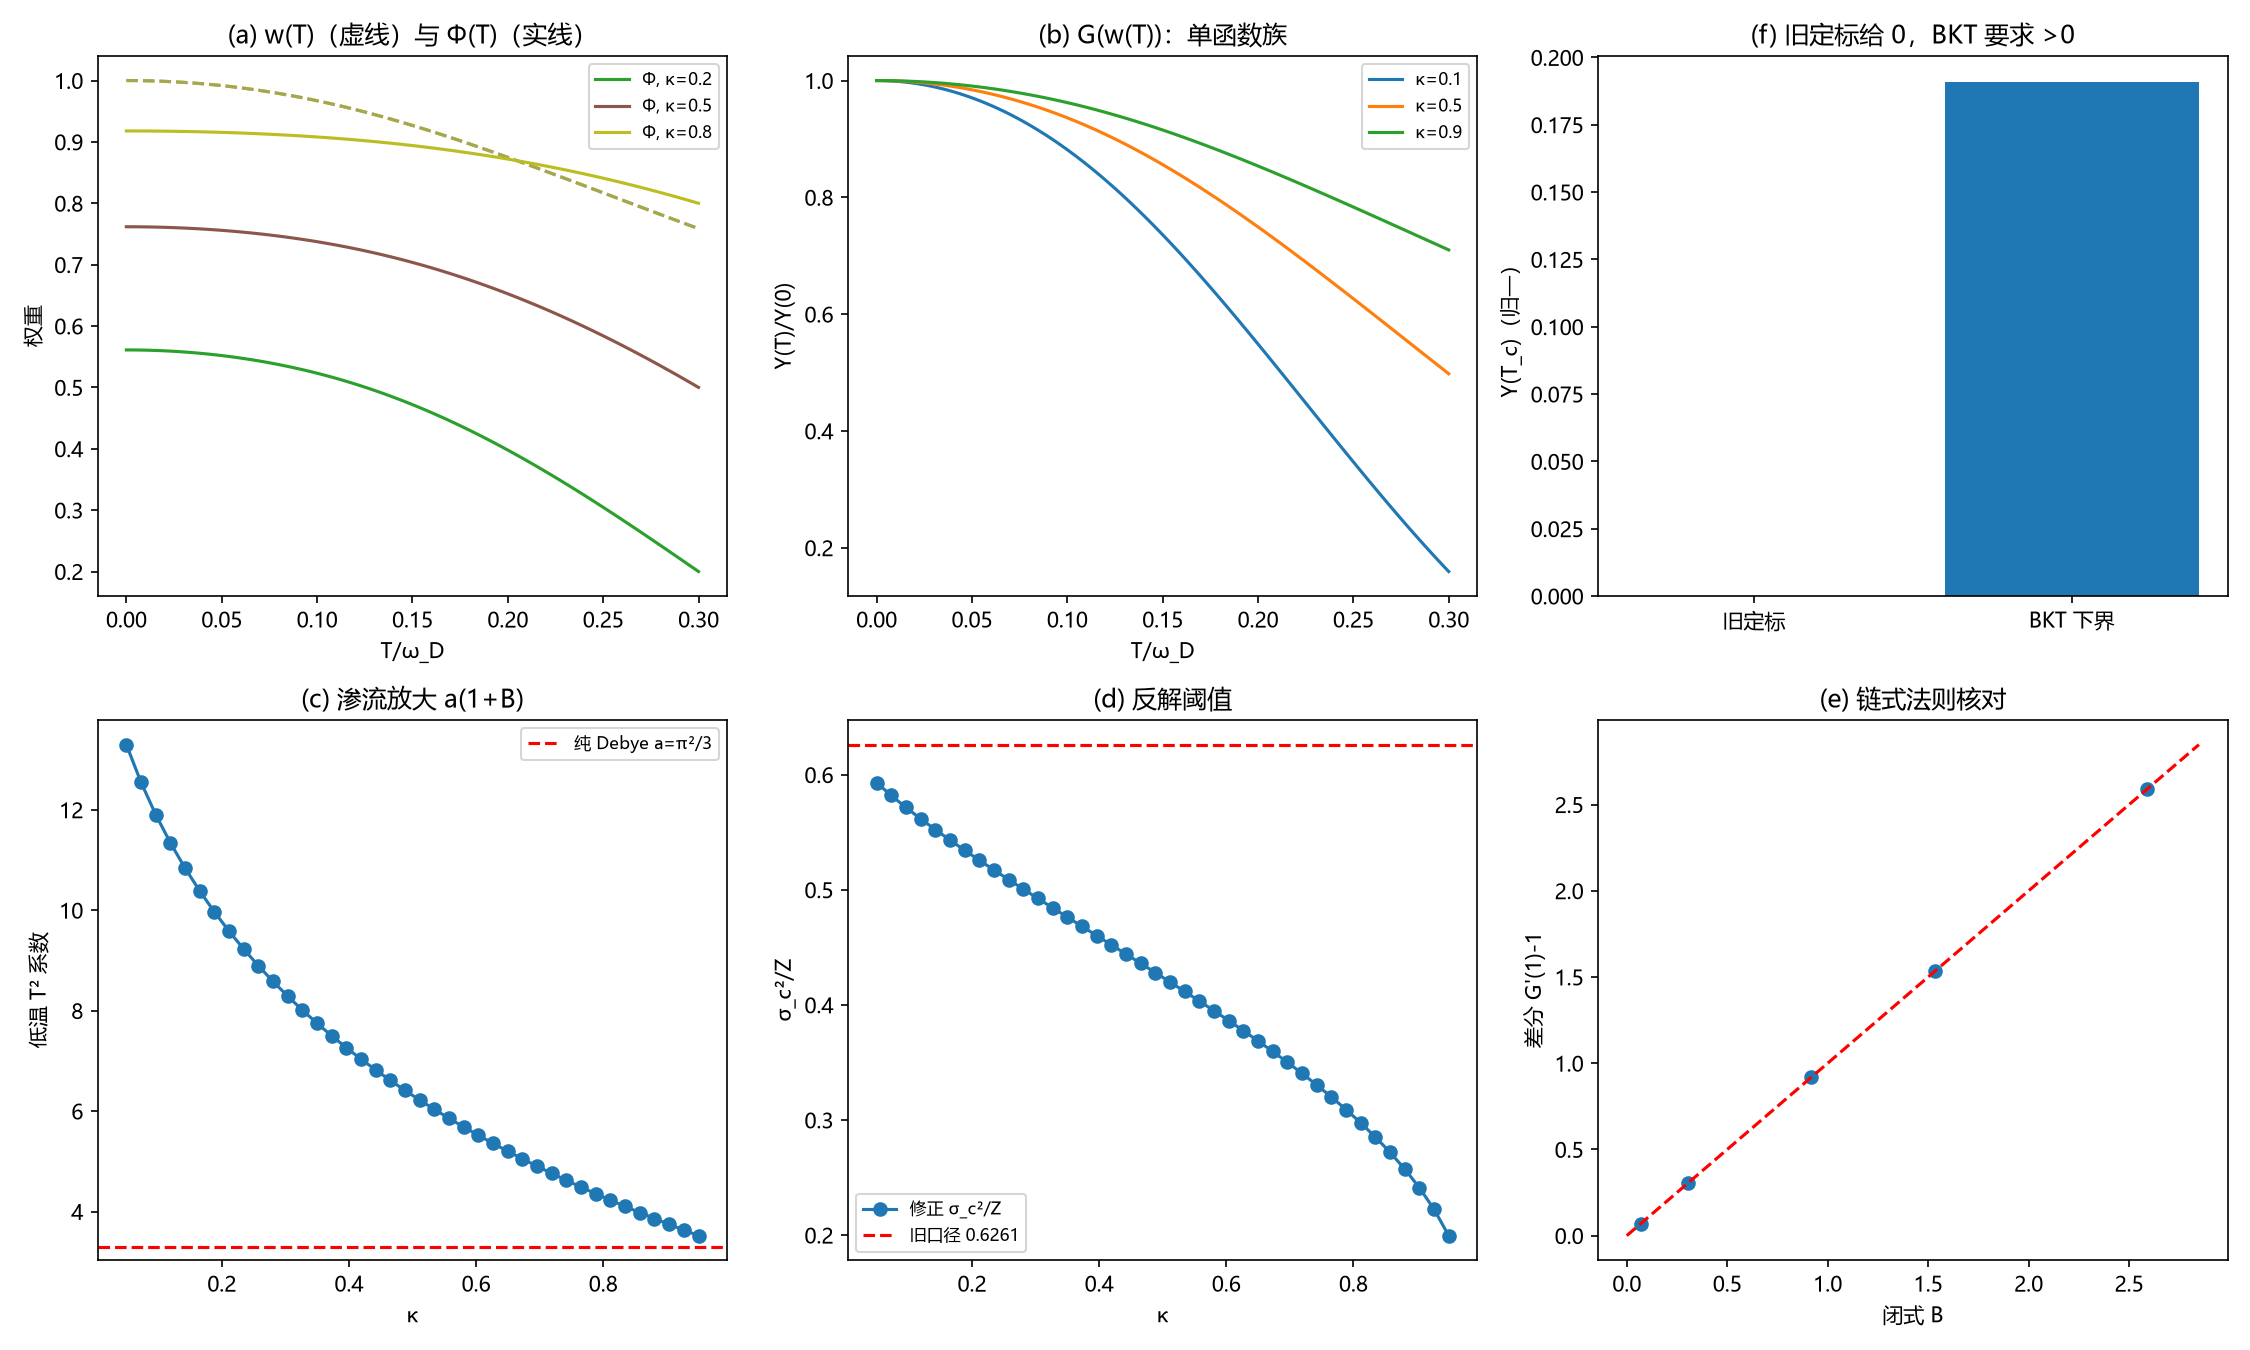

Here is the Python script that generated this plot:
# -*- coding: utf-8 -*-
"""环 19：sigma_c 相界反解与 Phi(T) 链内形状（第 154 轮，R-163）

只做解析式的数值核对与函数图像，不做任何数据拟合。
运行：python "环19_sigma_c相界反解与Phi形状.py"（本目录）
输出：环19_sigma_c相界反解与Phi形状.png / .json
"""
import json
import numpy as np
import matplotlib
matplotlib.use("Agg")
import matplotlib.pyplot as plt
from scipy.stats import chi2

plt.rcParams["font.sans-serif"] = ["Microsoft YaHei", "SimHei", "DejaVu Sans"]
plt.rcParams["axes.unicode_minus"] = False

# 链内固定参数（来源见推导卡 §一；外部指数 tU 来自 L44，不声称链内推出）
PC = 0.592746          # 2D 座渗流阈值（环15_座键口径）
NU = 9.0               # n_cell（R-154 数值口径；BCC 的 nu 界见 R-158）
TU = 1.3               # t_Upsilon（外部普适指数，L44）
A_COEF = np.pi ** 2 / 3.0
TC_OVER_WD = 0.3


def w_debye(x, n=20001):
    """w(T)=2∫_0^1 u tanh(u/(2x)) du；x=T/omega_D（(10B.1)(10B.4)）"""
    if x <= 0.0:
        return 1.0
    u = np.linspace(0.0, 1.0, n)
    return float(2.0 * np.trapezoid(u * np.tanh(u / (2.0 * x)), u))


WC = w_debye(TC_OVER_WD)
X_STAR = float(chi2.isf(PC, NU))          # 旧口径 x_* = Fbar^{-1}(pc^{1/t}); t=1
SIGMA_OLD = X_STAR / NU                    # 旧 sigma_c^2/Z


def pstar(kappa):
    return PC + (1.0 - PC) * kappa ** (1.0 / TU)


def xc_of(kappa):
    return float(chi2.isf(pstar(kappa), NU))


def Phi(p):
    return 0.0 if p <= PC else ((p - PC) / (1.0 - PC)) ** TU


def p_of_y(y, xc):
    """p(y)=1-F_nu(x_c*w_c/y)，y=w(T)"""
    return 1.0 - chi2.cdf(xc * WC / y, NU)


def G_of_y(y, xc):
    p1 = p_of_y(1.0, xc)
    return y * Phi(p_of_y(y, xc)) / Phi(p1)


def B_of(kappa):
    xc = xc_of(kappa)
    h0 = xc * WC
    p0 = 1.0 - chi2.cdf(h0, NU)
    f0 = chi2.pdf(h0, NU)
    return TU * h0 * f0 / (p0 - PC)


checks = {}

# ---- C1 Phi(p*)=kappa 恒等式 ----
err_c1 = []
for kap in (0.05, 0.1, 0.3, 0.5, 0.8, 0.95):
    err_c1.append(abs(Phi(pstar(kap)) - kap))
checks["C1_phi_boundary_maxerr"] = max(err_c1)
assert max(err_c1) < 1e-12, "Phi(p*)=kappa 失败"

# ---- C2 旧定标断口：p_pair(Tc)=pc => Phi=0 => Upsilon(Tc)=0，与 BKT 下界矛盾 ----
p_old = 1.0 - chi2.cdf(X_STAR, NU)         # = pc（t=1 隐含）
phi_old = Phi(p_old)
ups_old = WC * phi_old                      # 归一 Upsilon_bond=1
bkt_floor = (2.0 / np.pi) * TC_OVER_WD      # 取 kB=omega_D=1
checks["C2_x_star"] = X_STAR
checks["C2_p_pair_Tc_old"] = p_old
checks["C2_phi_c_old"] = phi_old
checks["C2_ups_Tc_old"] = ups_old
checks["C2_bkt_floor"] = bkt_floor
assert abs(p_old - PC) < 1e-9, "旧口径应给 p_pair(Tc)=pc（t=1）"
assert phi_old == 0.0 and ups_old == 0.0, "旧口径 Phi_c 应为 0"
assert bkt_floor > 0, "BKT 下界必须为正"

# ---- C3 修正后 sigma_c 更小，且 x_c 随 kappa 单调减 ----
kaps = np.linspace(0.05, 0.95, 40)
xcs = np.array([xc_of(k) for k in kaps])
sig_new = xcs * WC / NU
checks["C3_xc_range"] = [float(xcs.min()), float(xcs.max())]
checks["C3_sigma_old"] = SIGMA_OLD * WC
checks["C3_max_sigma_new"] = float(sig_new.max())
assert np.all(np.diff(xcs) < 0), "x_c 应随 kappa 严格减"
assert sig_new.max() < SIGMA_OLD * WC, "修正 sigma_c 应小于旧值"

# ---- C4 G'(1)=1+B（中心差分核对链式法则） ----
err_c4 = []
for kap in (0.1, 0.3, 0.5, 0.8, 0.95):
    xc = xc_of(kap)
    h = 1e-5
    der = (np.log(G_of_y(1.0 + h, xc)) - np.log(G_of_y(1.0 - h, xc))) / (2 * h)
    err_c4.append(abs(der - (1.0 + B_of(kap))))
checks["C4_derivative_maxerr"] = max(err_c4)
assert max(err_c4) < 1e-5, "G'(1)=1+B 数值核对失败"

# ---- C5 低温 T^2 系数 -> a(1+B) ----
err_c5 = []
for kap in (0.1, 0.5, 0.9):
    xc = xc_of(kap)
    tau = 1e-3
    coeff = (1.0 - G_of_y(w_debye(tau), xc)) / tau ** 2
    err_c5.append(abs(coeff - A_COEF * (1.0 + B_of(kap))) / (A_COEF * (1.0 + B_of(kap))))
checks["C5_lowT_coeff_maxrelerr"] = max(err_c5)
assert max(err_c5) < 5e-3, "低温系数 a(1+B) 核对失败"

# ---- C6 wPhi 可分离：逐点恒等式 + G 单调 ----
err_c6 = []
for kap in (0.2, 0.5, 0.8):
    xc = xc_of(kap)
    for tau in (0.05, 0.1, 0.2, 0.3):
        y = w_debye(tau)
        lhs = G_of_y(y, xc)
        rhs = y * Phi(p_of_y(y, xc)) / Phi(p_of_y(1.0, xc))
        err_c6.append(abs(lhs - rhs))
taus = np.linspace(0.01, TC_OVER_WD, 12)
gvals = np.array([G_of_y(w_debye(float(t)), xc_of(0.5)) for t in taus])
checks["C6_split_maxerr"] = max(err_c6)
checks["C6_G_monotone"] = bool(np.all(np.diff(gvals) < 0))
assert max(err_c6) < 1e-14, "wPhi 分离恒等式失败"
assert np.all(np.diff(gvals) < 0), "G 应随 T 单调减"

# ---- C7 B 随 kappa 单调减；kappa->1 时系数 -> a ----
bs = np.array([B_of(float(k)) for k in kaps])
checks["C7_B_range"] = [float(bs.min()), float(bs.max())]
checks["C7_B_min"] = float(bs.min())
checks["C7_coeff_k095"] = A_COEF * (1.0 + B_of(0.95))
assert np.all(np.diff(bs) < 0), "B 应随 kappa 单调减"
assert A_COEF * (1.0 + B_of(0.95)) < A_COEF * 1.2, "洁净极限系数应趋近 a"

# ---------------- 图像（解析形状，不是拟合） ----------------
fig, axes = plt.subplots(2, 3, figsize=(15, 9))
tt = np.linspace(0.0, TC_OVER_WD, 100)
wv = np.array([w_debye(float(t)) for t in tt])

ax = axes[0, 0]
for kap in (0.2, 0.5, 0.8):
    xc = xc_of(kap)
    phv = np.array([Phi(p_of_y(float(y), xc)) for y in wv])
    ax.plot(tt, wv, "--", color=f"C{int(kap*10)}", alpha=0.5)
    ax.plot(tt, phv, "-", color=f"C{int(kap*10)}", label=f"Φ, κ={kap}")
ax.set(xlabel="T/ω_D", ylabel="权重", title="(a) w(T)（虚线）与 Φ(T)（实线）")
ax.legend(fontsize=8)

ax = axes[0, 1]
for kap in (0.1, 0.5, 0.9):
    xc = xc_of(kap)
    gv = np.array([G_of_y(float(y), xc) for y in wv])
    ax.plot(tt, gv, label=f"κ={kap}")
ax.set(xlabel="T/ω_D", ylabel="Υ(T)/Υ(0)", title="(b) G(w(T))：单函数族")
ax.legend(fontsize=8)

ax = axes[1, 0]
ax.plot(kaps, [A_COEF * (1.0 + B_of(float(k))) for k in kaps], "o-")
ax.axhline(A_COEF, color="r", ls="--", label="纯 Debye a=π²/3")
ax.set(xlabel="κ", ylabel="低温 T² 系数", title="(c) 渗流放大 a(1+B)")
ax.legend(fontsize=8)

ax = axes[1, 1]
ax.plot(kaps, sig_new, "o-", label="修正 σ_c²/Z")
ax.axhline(SIGMA_OLD * WC, color="r", ls="--", label="旧口径 0.6261")
ax.set(xlabel="κ", ylabel="σ_c²/Z", title="(d) 反解阈值")
ax.legend(fontsize=8)

ax = axes[1, 2]
dd = [B_of(float(k)) for k in (0.1, 0.3, 0.5, 0.8, 0.95)]
ff = []
for kap in (0.1, 0.3, 0.5, 0.8, 0.95):
    xc = xc_of(kap)
    h = 1e-5
    ff.append((np.log(G_of_y(1 + h, xc)) - np.log(G_of_y(1 - h, xc))) / (2 * h) - 1)
ax.plot(dd, ff, "o")
lim = [0, max(dd) * 1.1]
ax.plot(lim, lim, "r--")
ax.set(xlabel="闭式 B", ylabel="差分 G'(1)-1", title="(e) 链式法则核对")
ax = axes[0, 2]
ax.bar(["旧定标", "BKT 下界"], [ups_old, bkt_floor], color=["tab:red", "tab:blue"])
ax.set(ylabel="Υ(T_c)（归一）", title="(f) 旧定标给 0，BKT 要求 >0")

fig.tight_layout()
fig.savefig("环19_sigma_c相界反解与Phi形状.png", dpi=150)
with open("环19_sigma_c相界反解与Phi形状.json", "w", encoding="utf-8") as fh:
    json.dump(checks, fh, ensure_ascii=False, indent=2)
print(json.dumps(checks, ensure_ascii=False, indent=2))
